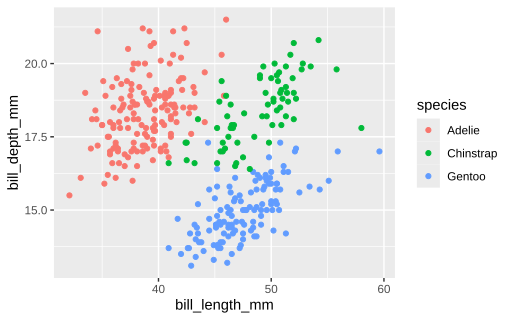

The R source for this figure:
library(ggplot2)
library(palmerpenguins)

ggplot(penguins, aes(bill_length_mm, bill_depth_mm, color = species)) +
  geom_point()
